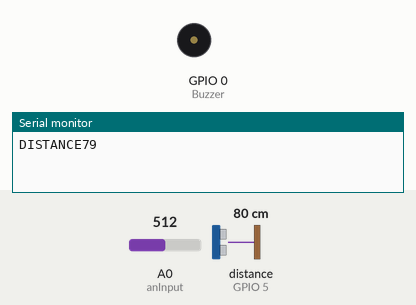
Bench run of a sketch on a simulated ESP8266 (NodeMCU). On the bench: buzzer (waves = sounding, pin HIGH), the last lines printed to the serial monitor. Wiring (inferred from the names in the program): ultrasonic range finder: trigger GPIO 16; echo GPIO 5. The inputs (shaded band) are chosen by the test bench; at power-on: distance to the obstacle (sensor on GPIO 5) 80 cm, A0 (anInput) = 512. The echo pulse lasts 58.3 µs per cm; not simulated (calls return 0 or success): WiFiConnector.h; pins used as bus, display or sensor lines are not drawn.

Above: at 1.2 s.
1.3 s: distance to the obstacle (sensor on GPIO 5) set to 55 cm
3.5 s: distance to the obstacle (sensor on GPIO 5) set to 47 cm
At 5.0 s:
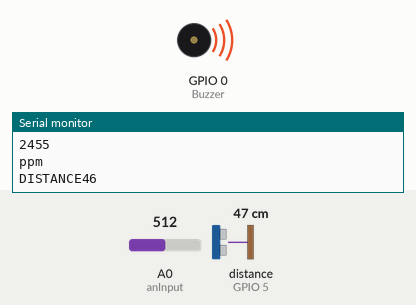
5.5 s: distance to the obstacle (sensor on GPIO 5) set to 60 cm
At 6.7 s:
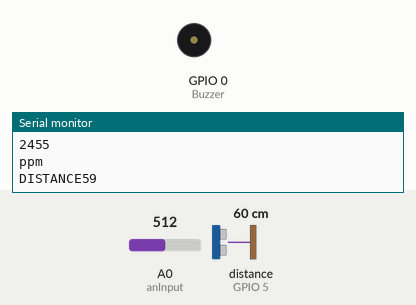
7.5 s: distance to the obstacle (sensor on GPIO 5) set to 2 cm
At 9.5 s:
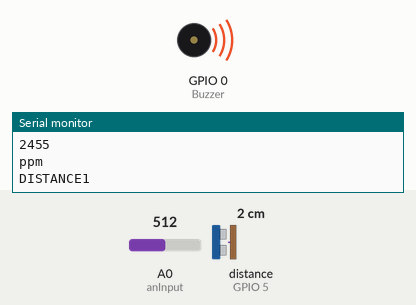
Timing chart, 0 to 10.5 s (numbered marks = the images above; inputs shaded):
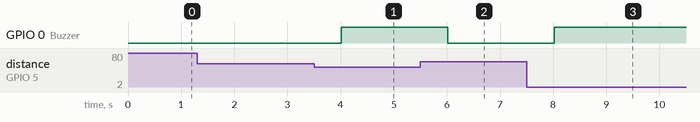

Measured:
- the behaviour switches between 51 and 50 cm on distance to the obstacle (sensor on GPIO 5) (found by bisection; images 0 and 1)
- after the input at 3.5 s, GPIO 0 (Buzzer): LOW → HIGH after 0.51 s
- after the input at 5.5 s, GPIO 0 (Buzzer): HIGH → LOW after 0.52 s
- after the input at 7.5 s, GPIO 0 (Buzzer): LOW → HIGH after 0.52 s

The sketch:

sketch_oct26c.ino
```cpp
#include <Wire.h>
#include <ESP8266WiFi.h>
#include <WiFiConnector.h>
WiFiConnector *wifi;
#include <WiFiClient.h>
#include <ThingSpeak.h>
#include <math.h>
//#include <LiquidCrystal_I2C.h>
//LiquidCrystal_I2C lcd(0x3F, 16, 2);
const int trigPin = 16;
const int echoPin = 5;
const int Buzzer=0;
long dur;
int dis;
int co2ppm = 0;
#define anInput     A0                        //analog feed from MQ135
#define digTrigger   2                        //digital feed from MQ135
#define co2Zero     55
#define led   10    //calibrated CO2 0 level

//const char* ssid     = "Isis";
//const char* password = "kill1234";
//const char* host = "api.thingspeak.com";
//const String talkBackAPIKey = "UWLC1QOYQ7QCI87V";
//const String talkBackID = "34725";
//const String channelsAPIKey = "1GTUOMF42THJ9XJH"; //WRITE KEY
//unsigned long myChannelNumber = 855900;
//String talkBackCommand,tbRequest,b;
//int status = WL_IDLE_STATUS;
//WiFiClient client;
//void updateChannels();
//int readValue;
//String tsData;
void setup() {
  // put your setup code here, to run once:
pinMode(trigPin, OUTPUT);
pinMode(echoPin, INPUT);
pinMode(Buzzer, OUTPUT);
pinMode(anInput,INPUT);                     //MQ135 analog feed set for input
pinMode(digTrigger,INPUT);
Serial.begin(9600);
//ThingSpeak.begin(client);
//startWiFi();
//Wire.begin(2,0);
//lcd.begin();   // initializing the LCD
//lcd.backlight(); // Enable or Turn On the backlight
//lcd.print(dis);
}

void loop() {
  // put your main code here, to run repeatedly:
int co2now[10];                               //int array for co2 readings
int co2raw = 0;                               //int for raw value of co2
int co2comp = 0;                              //int for compensated co2
                               //int for calculated ppm
int zzz = 0;
digitalWrite(trigPin, LOW);
delayMicroseconds(10);

digitalWrite(trigPin, HIGH);
delayMicroseconds(10);
digitalWrite(trigPin, LOW);

dur= pulseIn(echoPin, HIGH);
dis=dur*0.034/2;

Serial.print("DISTANCE");
Serial.print(dis);
Serial.print("\n");
if(dis<50)
{
  digitalWrite(Buzzer,HIGH);
}
else
{
  digitalWrite(Buzzer,LOW);
}

  for (int x = 0;x<10;x++){                   //samplpe co2 10x over 2 seconds
    co2now[x]=analogRead(A0);
    delay(200);
  }
  for (int x = 0;x<10;x++){                     //add samples together
    zzz=zzz + co2now[x];

  }
  co2raw = zzz/10;                            //divide samples by 10
  co2comp = co2raw - co2Zero;                 //get compensated value
  co2ppm = map(co2comp,0,1023,400,5000);
  if(co2ppm>850)
  {
    digitalWrite(led,HIGH);
  }
  else
  {
    digitalWrite(led,LOW);
  }
  Serial.println(co2ppm);
  Serial.println("ppm");
//sendAndriodValues();
delayMicroseconds(10);
//getTalkBack();

}
/*void getTalkBack()
{
tbRequest="GET /talkbacks/"+ talkBackID + "/commands/execute?api_key=" + talkBackAPIKey;
//Serial.println(tbRequest);

if(!client.connected())
{
  if (client.connect("api.thingspeak.com", 80))
  {
    client.println(tbRequest);
    if (client.connected())
      {
        b="";
        while(client.connected() && !client.available()) delay(30000); //waits for data
        while (client.connected() || client.available())
            {
              b = client.readString();
            }
        //Serial.print("Command -> ");
      // Serial.println(b);
       // Serial.println();
      }
  client.stop();
  Serial.flush();
 }
}
}
void sendAndriodValues()
{
  tsData="@&field1="+String(co2ppm);//+"&field2="+String(co2ppm);
  //Serial.println(tsData);
  delay(10);
  //Serial.print("connecting to ");
//Serial.println(host);
delay(10);
 //Serial.println("tsData");
 updateChannels();
 //Serial.println(tsData);
}

void updateChannels()
{

//Serial.println(tsData);

if (client.connect("api.thingspeak.com", 80))
{
client.print("POST /update HTTP/1.1\n");
client.print("Host: api.thingspeak.com\n");
client.print("Connection: close\n");
client.print("X-THINGSPEAKAPIKEY: "+channelsAPIKey+"\n");
client.print("Content-Type: application/x-www-form-urlencoded\n");
client.print("Content-Length: ");
client.print(tsData.length());
client.print("\n\n");
client.print(tsData);

if (client.connected())
{
//Serial.println("****************************************");
//Serial.println();
//Serial.println("Connecting to ThingSpeak...");
while(client.connected() && !client.available()) delay(30000); //waits for data
while (client.connected() || client.available())
{
char charIn = client.read();
//Serial.print(charIn);
}
//Serial.println();
//Serial.println();
//Serial.println("...disconnected");
//Serial.println();
}
}
client.stop();
Serial.flush();
}

void startWiFi()
{
client.stop();
//Serial.println();
//Serial.println("Connecting to");
//Serial.println(ssid);

WiFi.begin(ssid, password);

  while (WiFi.status() != WL_CONNECTED) {
    delay(10);
    //Serial.print(".");
  }

 // Serial.println("");
 // Serial.println("WiFi connected");
 // Serial.println("IP address: ");
 // Serial.println(WiFi.localIP());
delay(10);
}*/
```
